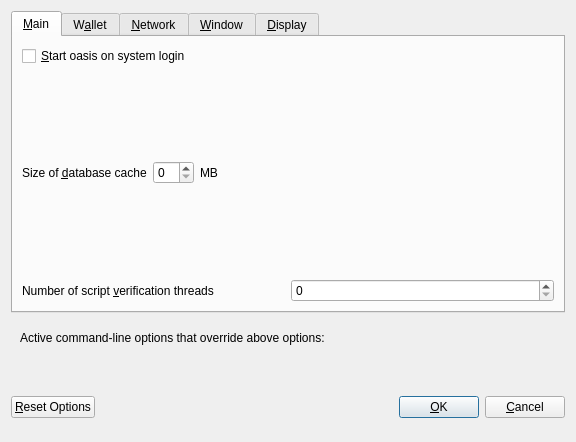
<?xml version="1.0" encoding="UTF-8"?>
<ui version="4.0">
 <class>OptionsDialog</class>
 <widget class="QDialog" name="OptionsDialog">
  <property name="geometry">
   <rect>
    <x>0</x>
    <y>0</y>
    <width>576</width>
    <height>442</height>
   </rect>
  </property>
  <property name="windowTitle">
   <string>Options</string>
  </property>
  <property name="modal">
   <bool>true</bool>
  </property>
  <layout class="QVBoxLayout" name="verticalLayout">
   <item>
    <widget class="QTabWidget" name="tabWidget">
     <property name="currentIndex">
      <number>0</number>
     </property>
     <widget class="QWidget" name="tabMain">
      <attribute name="title">
       <string>&amp;Main</string>
      </attribute>
      <layout class="QVBoxLayout" name="verticalLayout_Main">
       <item>
        <widget class="QCheckBox" name="bitcoinAtStartup">
         <property name="toolTip">
          <string>Automatically start oasis after logging in to the system.</string>
         </property>
         <property name="text">
          <string>&amp;Start oasis on system login</string>
         </property>
        </widget>
       </item>
       <item>
        <layout class="QHBoxLayout" name="horizontalLayout_2_Main">
         <item>
          <widget class="QLabel" name="databaseCacheLabel">
           <property name="text">
            <string>Size of &amp;database cache</string>
           </property>
           <property name="textFormat">
            <enum>Qt::PlainText</enum>
           </property>
           <property name="buddy">
            <cstring>databaseCache</cstring>
           </property>
          </widget>
         </item>
         <item>
          <widget class="QSpinBox" name="databaseCache"/>
         </item>
         <item>
          <widget class="QLabel" name="databaseCacheUnitLabel">
           <property name="text">
            <string>MB</string>
           </property>
           <property name="textFormat">
            <enum>Qt::PlainText</enum>
           </property>
          </widget>
         </item>
         <item>
          <spacer name="horizontalSpacer_2_Main">
           <property name="orientation">
            <enum>Qt::Horizontal</enum>
           </property>
           <property name="sizeHint" stdset="0">
            <size>
             <width>40</width>
             <height>20</height>
            </size>
           </property>
          </spacer>
         </item>
        </layout>
       </item>
       <item>
        <layout class="QHBoxLayout" name="horizontalLayout_3_Main">
         <item>
          <widget class="QLabel" name="threadsScriptVerifLabel">
           <property name="text">
            <string>Number of script &amp;verification threads</string>
           </property>
           <property name="textFormat">
            <enum>Qt::PlainText</enum>
           </property>
           <property name="buddy">
            <cstring>threadsScriptVerif</cstring>
           </property>
          </widget>
         </item>
         <item>
          <widget class="QSpinBox" name="threadsScriptVerif">
           <property name="toolTip">
            <string>(0 = auto, &lt;0 = leave that many cores free)</string>
           </property>
          </widget>
         </item>
        </layout>
       </item>
      </layout>
     </widget>
     <widget class="QWidget" name="tabWallet">
      <attribute name="title">
       <string>W&amp;allet</string>
      </attribute>
      <layout class="QVBoxLayout" name="verticalLayout_Wallet">
       <item>
        <layout class="QHBoxLayout" name="horizontalLayout_2_Wallet">
         <item>
          <widget class="QLabel" name="labelStakeSplitThresholdText">
           <property name="text">
            <string>Stake split threshold:</string>
           </property>
          </widget>
         </item>
         <item>
          <widget class="QSpinBox" name="spinBoxStakeSplitThreshold">
           <property name="minimum">
            <number>1</number>
           </property>
           <property name="maximum">
            <number>999999</number>
           </property>
          </widget>
         </item>
        </layout>
       </item>
       <item>
        <widget class="QGroupBox" name="groupBox">
         <property name="title">
          <string>Expert</string>
         </property>
         <layout class="QVBoxLayout" name="verticalLayout_2">
          <item>
           <widget class="QCheckBox" name="coinControlFeatures">
            <property name="toolTip">
             <string>Whether to show coin control features or not.</string>
            </property>
            <property name="text">
             <string>Enable coin &amp;control features</string>
            </property>
           </widget>
          </item>
          <item>
           <widget class="QCheckBox" name="showMasternodesTab">
            <property name="toolTip">
             <string>Show additional tab listing all your masternodes in first sub-tab&lt;br/&gt;and all masternodes on the network in second sub-tab.</string>
            </property>
            <property name="text">
             <string>Show Masternodes Tab</string>
            </property>
           </widget>
          </item>
          <item>
           <widget class="QCheckBox" name="spendZeroConfChange">
            <property name="toolTip">
             <string>If you disable the spending of unconfirmed change, the change from a transaction&lt;br/&gt;cannot be used until that transaction has at least one confirmation.&lt;br/&gt;This also affects how your balance is computed.</string>
            </property>
            <property name="text">
             <string>&amp;Spend unconfirmed change</string>
            </property>
           </widget>
          </item>
         </layout>
        </widget>
       </item>
       <item>
        <spacer name="verticalSpacer_Wallet">
         <property name="orientation">
          <enum>Qt::Vertical</enum>
         </property>
         <property name="sizeHint" stdset="0">
          <size>
           <width>20</width>
           <height>40</height>
          </size>
         </property>
        </spacer>
       </item>
      </layout>
     </widget>
     <widget class="QWidget" name="tabNetwork">
      <attribute name="title">
       <string>&amp;Network</string>
      </attribute>
      <layout class="QVBoxLayout" name="verticalLayout_Network">
       <item>
        <widget class="QCheckBox" name="mapPortUpnp">
         <property name="toolTip">
          <string>Automatically open the oasis client port on the router. This only works when your router supports UPnP and it is enabled.</string>
         </property>
         <property name="text">
          <string>Map port using &amp;UPnP</string>
         </property>
        </widget>
       </item>
       <item>
        <widget class="QCheckBox" name="allowIncoming">
         <property name="toolTip">
          <string>Accept connections from outside</string>
         </property>
         <property name="text">
          <string>Allow incoming connections</string>
         </property>
        </widget>
       </item>
       <item>
        <widget class="QCheckBox" name="connectSocks">
         <property name="toolTip">
          <string>Connect to the oasis network through a SOCKS5 proxy.</string>
         </property>
         <property name="text">
          <string>&amp;Connect through SOCKS5 proxy (default proxy):</string>
         </property>
        </widget>
       </item>
       <item>
        <layout class="QHBoxLayout" name="horizontalLayout_1_Network">
         <item>
          <widget class="QLabel" name="proxyIpLabel">
           <property name="text">
            <string>Proxy &amp;IP:</string>
           </property>
           <property name="textFormat">
            <enum>Qt::PlainText</enum>
           </property>
           <property name="buddy">
            <cstring>proxyIp</cstring>
           </property>
          </widget>
         </item>
         <item>
          <widget class="QValidatedLineEdit" name="proxyIp">
           <property name="minimumSize">
            <size>
             <width>140</width>
             <height>0</height>
            </size>
           </property>
           <property name="maximumSize">
            <size>
             <width>140</width>
             <height>16777215</height>
            </size>
           </property>
           <property name="toolTip">
            <string>IP address of the proxy (e.g. IPv4: 127.0.0.1 / IPv6: ::1)</string>
           </property>
          </widget>
         </item>
         <item>
          <widget class="QLabel" name="proxyPortLabel">
           <property name="text">
            <string>&amp;Port:</string>
           </property>
           <property name="textFormat">
            <enum>Qt::PlainText</enum>
           </property>
           <property name="buddy">
            <cstring>proxyPort</cstring>
           </property>
          </widget>
         </item>
         <item>
          <widget class="QLineEdit" name="proxyPort">
           <property name="minimumSize">
            <size>
             <width>55</width>
             <height>0</height>
            </size>
           </property>
           <property name="maximumSize">
            <size>
             <width>55</width>
             <height>16777215</height>
            </size>
           </property>
           <property name="toolTip">
            <string>Port of the proxy (e.g. 9050)</string>
           </property>
          </widget>
         </item>
         <item>
          <spacer name="horizontalSpacer_1_Network">
           <property name="orientation">
            <enum>Qt::Horizontal</enum>
           </property>
           <property name="sizeHint" stdset="0">
            <size>
             <width>40</width>
             <height>20</height>
            </size>
           </property>
          </spacer>
         </item>
        </layout>
       </item>
       <item>
        <spacer name="verticalSpacer_Network">
         <property name="orientation">
          <enum>Qt::Vertical</enum>
         </property>
         <property name="sizeHint" stdset="0">
          <size>
           <width>20</width>
           <height>40</height>
          </size>
         </property>
        </spacer>
       </item>
      </layout>
     </widget>
     <widget class="QWidget" name="tabWindow">
      <attribute name="title">
       <string>&amp;Window</string>
      </attribute>
      <layout class="QVBoxLayout" name="verticalLayout_Window">
       <item>
        <widget class="QCheckBox" name="minimizeToTray">
         <property name="toolTip">
          <string>Show only a tray icon after minimizing the window.</string>
         </property>
         <property name="text">
          <string>&amp;Minimize to the tray instead of the taskbar</string>
         </property>
        </widget>
       </item>
       <item>
        <widget class="QCheckBox" name="minimizeOnClose">
         <property name="toolTip">
          <string>Minimize instead of exit the application when the window is closed. When this option is enabled, the application will be closed only after selecting Quit in the menu.</string>
         </property>
         <property name="text">
          <string>M&amp;inimize on close</string>
         </property>
        </widget>
       </item>
       <item>
        <spacer name="verticalSpacer_Window">
         <property name="orientation">
          <enum>Qt::Vertical</enum>
         </property>
         <property name="sizeHint" stdset="0">
          <size>
           <width>20</width>
           <height>40</height>
          </size>
         </property>
        </spacer>
       </item>
      </layout>
     </widget>
     <widget class="QWidget" name="tabDisplay">
      <attribute name="title">
       <string>&amp;Display</string>
      </attribute>
      <layout class="QVBoxLayout" name="verticalLayout_Display">
       <item>
        <layout class="QHBoxLayout" name="horizontalLayout_1_Display">
         <item>
          <widget class="QLabel" name="langLabel">
           <property name="text">
            <string>User Interface &amp;language:</string>
           </property>
           <property name="textFormat">
            <enum>Qt::PlainText</enum>
           </property>
           <property name="buddy">
            <cstring>lang</cstring>
           </property>
          </widget>
         </item>
         <item>
          <widget class="QValueComboBox" name="lang">
           <property name="toolTip">
            <string>The user interface language can be set here. This setting will take effect after restarting oasis.</string>
           </property>
          </widget>
         </item>
        </layout>
       </item>
       <item>
        <widget class="QLabel" name="label_3">
         <property name="toolTip">
          <string notr="true"/>
         </property>
         <property name="statusTip">
          <string notr="true"/>
         </property>
         <property name="whatsThis">
          <string notr="true"/>
         </property>
         <property name="accessibleName">
          <string notr="true"/>
         </property>
         <property name="text">
          <string>Language missing or translation incomplete? Help contributing translations here:
https://www.transifex.com/oasis-project/oasis-project-translations</string>
         </property>
         <property name="wordWrap">
          <bool>true</bool>
         </property>
         <property name="openExternalLinks">
          <bool>true</bool>
         </property>
         <property name="textInteractionFlags">
          <set>Qt::TextBrowserInteraction</set>
         </property>
        </widget>
       </item>
       <item>
        <layout class="QHBoxLayout" name="horizontalLayout_2_Display" stretch="0,0">
         <item>
          <widget class="QLabel" name="themeLabel">
           <property name="text">
            <string>User Interface Theme:</string>
           </property>
          </widget>
         </item>
         <item>
          <widget class="QValueComboBox" name="theme"/>
         </item>
        </layout>
       </item>
       <item>
        <widget class="QWidget" name="verticalZpivDisplayWidget" native="true">
         <layout class="QVBoxLayout" name="verticalZpivDisplayLayout">
          <property name="margin">
           <number>0</number>
          </property>
          <item>
           <widget class="Line" name="line">
            <property name="orientation">
             <enum>Qt::Horizontal</enum>
            </property>
           </widget>
          </item>
          <item>
           <layout class="QHBoxLayout" name="horizontalLayout_3_Display">
            <item>
             <widget class="QLabel" name="unitLabel">
              <property name="text">
               <string>Unit to show amounts in:</string>
              </property>
              <property name="textFormat">
               <enum>Qt::PlainText</enum>
              </property>
             </widget>
            </item>
            <item>
             <widget class="QValueComboBox" name="unit">
              <property name="toolTip">
               <string>Choose the default subdivision unit to show in the interface and when sending coins.</string>
              </property>
             </widget>
            </item>
           </layout>
          </item>
          <item>
           <layout class="QHBoxLayout" name="horizontalLayout_4_Display">
            <item>
             <widget class="QLabel" name="digitsLabel">
              <property name="text">
               <string>Decimal digits</string>
              </property>
             </widget>
            </item>
            <item>
             <widget class="QValueComboBox" name="digits"/>
            </item>
           </layout>
          </item>
          <item>
           <layout class="QHBoxLayout" name="horizontalLayout_5_Display">
            <item>
             <widget class="QCheckBox" name="checkBoxHideZeroBalances">
              <property name="toolTip">
               <string>Hide empty balances</string>
              </property>
              <property name="layoutDirection">
               <enum>Qt::LeftToRight</enum>
              </property>
              <property name="text">
               <string>Hide empty balances</string>
              </property>
             </widget>
            </item>
            <item>
             <widget class="QCheckBox" name="checkBoxHideOrphans">
              <property name="toolTip">
               <string>Hide orphan stakes in transaction lists</string>
              </property>
              <property name="text">
               <string>Hide orphan stakes</string>
              </property>
             </widget>
            </item>
            <item>
             <spacer name="horizontalSpacer">
              <property name="orientation">
               <enum>Qt::Horizontal</enum>
              </property>
              <property name="sizeHint" stdset="0">
               <size>
                <width>40</width>
                <height>20</height>
               </size>
              </property>
             </spacer>
            </item>
           </layout>
          </item>
          <item>
           <layout class="QHBoxLayout" name="horizontalLayout_6_Display">
            <item>
             <widget class="QLabel" name="thirdPartyTxUrlsLabel">
              <property name="toolTip">
               <string>Third party URLs (e.g. a block explorer) that appear in the transactions tab as context menu items. %s in the URL is replaced by transaction hash. Multiple URLs are separated by vertical bar |.</string>
              </property>
              <property name="text">
               <string>Third party transaction URLs</string>
              </property>
             </widget>
            </item>
            <item>
             <widget class="QLineEdit" name="thirdPartyTxUrls">
              <property name="toolTip">
               <string>Third party URLs (e.g. a block explorer) that appear in the transactions tab as context menu items. %s in the URL is replaced by transaction hash. Multiple URLs are separated by vertical bar |.</string>
              </property>
             </widget>
            </item>
           </layout>
          </item>
         </layout>
        </widget>
       </item>
       <item>
        <spacer name="verticalSpacer">
         <property name="orientation">
          <enum>Qt::Vertical</enum>
         </property>
         <property name="sizeHint" stdset="0">
          <size>
           <width>20</width>
           <height>40</height>
          </size>
         </property>
        </spacer>
       </item>
      </layout>
     </widget>
    </widget>
   </item>
   <item>
    <widget class="QFrame" name="frame">
     <layout class="QVBoxLayout" name="verticalLayout_Bottom">
      <item>
       <layout class="QHBoxLayout" name="horizontalLayout_Bottom">
        <item>
         <widget class="QLabel" name="overriddenByCommandLineInfoLabel">
          <property name="text">
           <string>Active command-line options that override above options:</string>
          </property>
          <property name="textFormat">
           <enum>Qt::PlainText</enum>
          </property>
         </widget>
        </item>
        <item>
         <spacer name="horizontalSpacer_Bottom">
          <property name="orientation">
           <enum>Qt::Horizontal</enum>
          </property>
          <property name="sizeHint" stdset="0">
           <size>
            <width>40</width>
            <height>20</height>
           </size>
          </property>
         </spacer>
        </item>
       </layout>
      </item>
      <item>
       <widget class="QLabel" name="overriddenByCommandLineLabel">
        <property name="text">
         <string/>
        </property>
        <property name="textFormat">
         <enum>Qt::PlainText</enum>
        </property>
        <property name="wordWrap">
         <bool>true</bool>
        </property>
       </widget>
      </item>
     </layout>
    </widget>
   </item>
   <item>
    <layout class="QHBoxLayout" name="horizontalLayout_Buttons">
     <item>
      <widget class="QPushButton" name="resetButton">
       <property name="toolTip">
        <string>Reset all client options to default.</string>
       </property>
       <property name="text">
        <string>&amp;Reset Options</string>
       </property>
       <property name="autoDefault">
        <bool>false</bool>
       </property>
      </widget>
     </item>
     <item>
      <spacer name="horizontalSpacer_1">
       <property name="orientation">
        <enum>Qt::Horizontal</enum>
       </property>
       <property name="sizeHint" stdset="0">
        <size>
         <width>40</width>
         <height>48</height>
        </size>
       </property>
      </spacer>
     </item>
     <item>
      <widget class="QLabel" name="statusLabel">
       <property name="minimumSize">
        <size>
         <width>200</width>
         <height>0</height>
        </size>
       </property>
       <property name="font">
        <font>
         <weight>75</weight>
         <bold>true</bold>
        </font>
       </property>
       <property name="text">
        <string/>
       </property>
       <property name="textFormat">
        <enum>Qt::PlainText</enum>
       </property>
       <property name="wordWrap">
        <bool>true</bool>
       </property>
      </widget>
     </item>
     <item>
      <spacer name="horizontalSpacer_2">
       <property name="orientation">
        <enum>Qt::Horizontal</enum>
       </property>
       <property name="sizeHint" stdset="0">
        <size>
         <width>40</width>
         <height>48</height>
        </size>
       </property>
      </spacer>
     </item>
     <item>
      <widget class="QPushButton" name="okButton">
       <property name="text">
        <string>&amp;OK</string>
       </property>
       <property name="autoDefault">
        <bool>false</bool>
       </property>
       <property name="default">
        <bool>true</bool>
       </property>
      </widget>
     </item>
     <item>
      <widget class="QPushButton" name="cancelButton">
       <property name="text">
        <string>&amp;Cancel</string>
       </property>
       <property name="autoDefault">
        <bool>false</bool>
       </property>
      </widget>
     </item>
    </layout>
   </item>
  </layout>
 </widget>
 <customwidgets>
  <customwidget>
   <class>QValidatedLineEdit</class>
   <extends>QLineEdit</extends>
   <header>qvalidatedlineedit.h</header>
  </customwidget>
  <customwidget>
   <class>QValueComboBox</class>
   <extends>QComboBox</extends>
   <header>qvaluecombobox.h</header>
  </customwidget>
 </customwidgets>
 <resources/>
 <connections/>
</ui>
